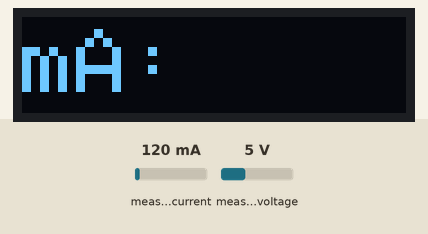
This sketch was run on a simulated Arduino Leonardo, built with avr-gcc and run on an emulated ATmega32U4. Shown: 128×32 one-colour display. The test bench sets the inputs (shaded band); at power-on: measured current 120 mA, measured voltage 5 V. What the sketch prints to the serial monitor is not drawn.

Above: at 2.1 s.

The sketch:

PENGIRIM_LCD_BESAR_FIX.ino
```cpp
#include <SoftwareSerial.h>
#include <SPI.h>
#include <Wire.h>
#include <Adafruit_GFX.h>
#include <Adafruit_SSD1306.h>

#define SCREEN_WIDTH 128 // OLED display width, in pixels
#define SCREEN_HEIGHT 32 // OLED display height, in pixels
#define OLED_RESET     4 // Reset pin # (or -1 if sharing Arduino reset pin)
#define SCREEN_ADDRESS 0x3C ///< See datasheet for Address; 0x3D for 128x64, 0x3C for 128x32
Adafruit_SSD1306 display(SCREEN_WIDTH, SCREEN_HEIGHT, &Wire, OLED_RESET);

SoftwareSerial espSerial(5, 6);
String str;
String str2;
#include <Wire.h>
#include <Adafruit_INA219.h>

Adafruit_INA219 ina219;

int c = 0;
int a = 0;
int b = 0;
int d = 0;
int e =0;


void(*reset_ulang) (void) = 0;//Perintah reset


void setup(){
Serial.begin(9600);
espSerial.begin(9600);
delay(2000);

  while (!Serial) {
      // will pause Zero, Leonardo, etc until serial console opens
      delay(1);
  }
 uint32_t currentFrequency;
 Serial.println("Hello!");
 ina219.begin();
 Serial.println("Measuring voltage and current with INA219 ...");

display.begin(SSD1306_SWITCHCAPVCC, 0x3C);
display.clearDisplay();
  display.setTextSize(3);
  display.setTextColor(SSD1306_WHITE);
  display.setCursor(0,4);
  display.print("mA: ");
  display.setCursor(0,0);
  display.display(); // actually display all of the

}


void loop()
{

  float shuntvoltage = 0;
  float busvoltage = 0;
  float current_mA = 0;
  float loadvoltage = 0;

  shuntvoltage = ina219.getShuntVoltage_mV();
  busvoltage = ina219.getBusVoltage_V();
  current_mA = ina219.getCurrent_mA();
  loadvoltage = busvoltage + (shuntvoltage / 1000);

int mA = current_mA ;
Serial.println(mA);
  d = mA - d;
  //Serial.print("Asli  = ");
  //Serial.println(mA);
 //str2 = String(mA)+String(",")+String("*");
 //espSerial.println(str2);

     if (mA>5){
            a = mA;
        if (a>b /*&& d<2 && d>0*/){
            b = a;
            c = map(b, 0, 81, 0, 100);
            Serial.println("Asli:   ");
            Serial.println(mA);
            Serial.println("kebaca:   ");
            Serial.println(c);
            str2 = String(c)+String(",")+String("*");
            espSerial.println(str2);
           // Serial.println("asli:   ");
            //Serial.println(mA);
           /* display.setTextSize(3);
            display.setTextColor(SSD1306_WHITE);
            display.setCursor(0,4);
            display.print("mA: ");
            display.setTextSize(3);
            display.setTextColor(SSD1306_WHITE);
            display.setCursor(60,4);
            display.print(c);
            display.setCursor(0,0);
            display.display();
            display.clearDisplay();*/
            }
            //delay(5000);
            //reset_ulang();
     }

    /* if (a>b && d<2 && d>0)
         {
              b = a;
              c = map(b, 0, 38, 0, 100);
              Serial.println("kebaca:   ");
              Serial.println(c);
         } */


 /*
      if(micros() >= voltageLastSample + 1000 )
              {
                voltageSampleRead = (analogRead(mA)-512)+ voltageOffset1;
                voltageSampleSum = voltageSampleSum + sq(voltageSampleRead) ;
                voltageSampleCount = voltageSampleCount + 1;
                voltageLastSample = micros() ;
              }

      if(voltageSampleCount == 1)
          {
            display.setTextSize(3);
            display.setTextColor(SSD1306_WHITE);
            display.setCursor(0,4);
            display.print("mA: ");
            display.setTextSize(3);
            display.setTextColor(SSD1306_WHITE);
            display.setCursor(60,4);
            display.print(c);
            //Serial.println(mA);
            display.setCursor(0,0);
            display.display();
            display.clearDisplay();

            voltageSampleSum =0;
            voltageSampleCount =0;
          }
          */
}
```
